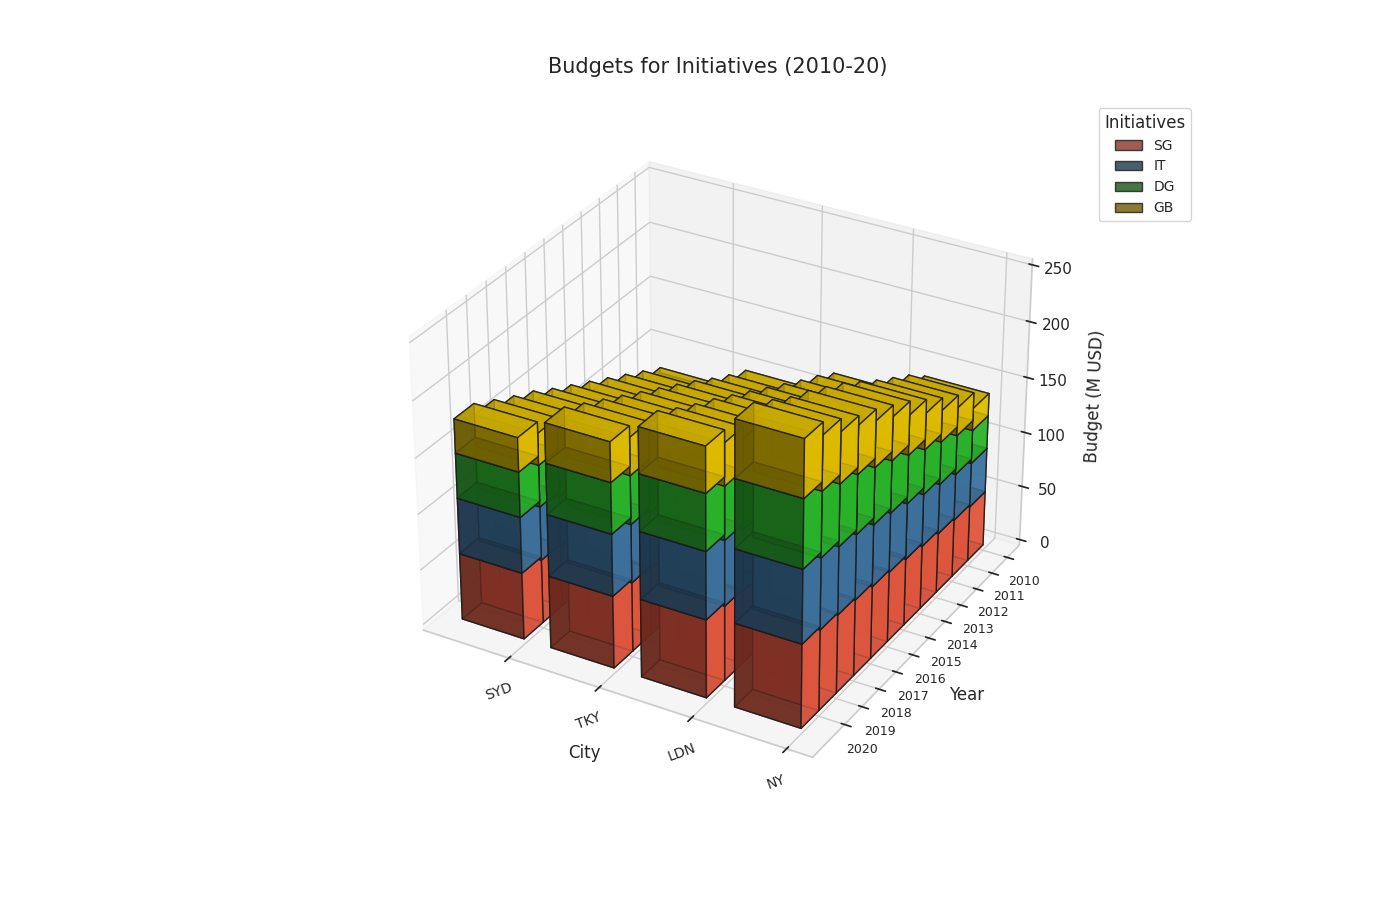

Reproduce this figure in Python.
import matplotlib.pyplot as plt
import numpy as np
from mpl_toolkits.mplot3d import Axes3D

years = np.arange(2010, 2021)
cities = ['NY', 'LDN', 'TKY', 'SYD']
initiatives = ['SG', 'IT', 'DG', 'GB']

ny_budgets = np.array([
    [50, 40, 30, 20], [52, 42, 35, 25], [54, 45, 38, 28], [57, 47, 40, 32],
    [60, 50, 43, 35], [63, 53, 46, 38], [65, 55, 50, 40], [68, 58, 52, 42],
    [70, 60, 54, 44], [72, 63, 57, 47], [75, 65, 60, 50]
])
ldn_budgets = np.array([
    [45, 35, 25, 15], [48, 37, 28, 18], [50, 40, 30, 20], [52, 43, 32, 23],
    [55, 45, 35, 25], [57, 48, 38, 27], [60, 50, 40, 30], [63, 53, 42, 32],
    [65, 55, 45, 34], [67, 58, 47, 37], [70, 60, 50, 40]
])
tky_budgets = np.array([
    [40, 30, 20, 10], [42, 32, 22, 13], [45, 34, 25, 15], [47, 37, 28, 18],
    [50, 40, 30, 20], [53, 42, 32, 23], [55, 45, 35, 25], [57, 48, 37, 28],
    [60, 50, 40, 30], [62, 52, 43, 33], [65, 55, 45, 35]
])
syd_budgets = np.array([
    [35, 25, 15, 5], [37, 28, 17, 8], [40, 30, 20, 10], [43, 32, 22, 13],
    [45, 35, 25, 15], [48, 37, 27, 18], [50, 40, 30, 20], [53, 43, 32, 23],
    [55, 45, 35, 25], [57, 48, 37, 28], [60, 50, 40, 30]
])

budgets = [ny_budgets, ldn_budgets, tky_budgets, syd_budgets]
colors = ['#FF6347', '#4682B4', '#32CD32', '#FFD700']

fig = plt.figure(figsize=(14, 9))
ax = fig.add_subplot(111, projection='3d')

ax.view_init(elev=30, azim=120)

for c_idx, city in enumerate(cities):
    y = np.array(years)
    for i_idx in range(len(initiatives)):
        z = np.zeros_like(years) if i_idx == 0 else np.sum(budgets[c_idx][:, :i_idx], axis=1)
        dz = budgets[c_idx][:, i_idx]
        ax.bar3d(np.array([c_idx]*len(years)), y, z, 0.7, 1, dz, color=colors[i_idx], alpha=0.8, edgecolor='k')

ax.set_title('Budgets for Initiatives (2010-20)', fontsize=15, pad=25)
ax.set_xlabel('City', fontsize=12, labelpad=10)
ax.set_ylabel('Year', fontsize=12, labelpad=10)
ax.set_zlabel('Budget (M USD)', fontsize=12, labelpad=10)

ax.set_xticks(np.arange(len(cities)))
ax.set_xticklabels(cities, fontsize=10, rotation=20)
ax.set_yticks(years)
ax.set_yticklabels(years, fontsize=9)

ax.legend(initiatives, loc='upper left', fontsize=10, title='Initiatives', bbox_to_anchor=(1.05, 1), borderaxespad=0.)

plt.tight_layout()
plt.show()
